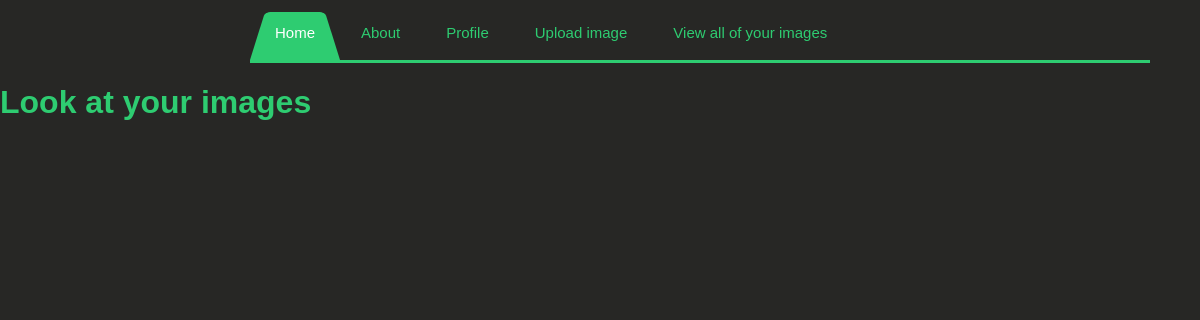
Page /list/ (signed in) on the earlier database version.
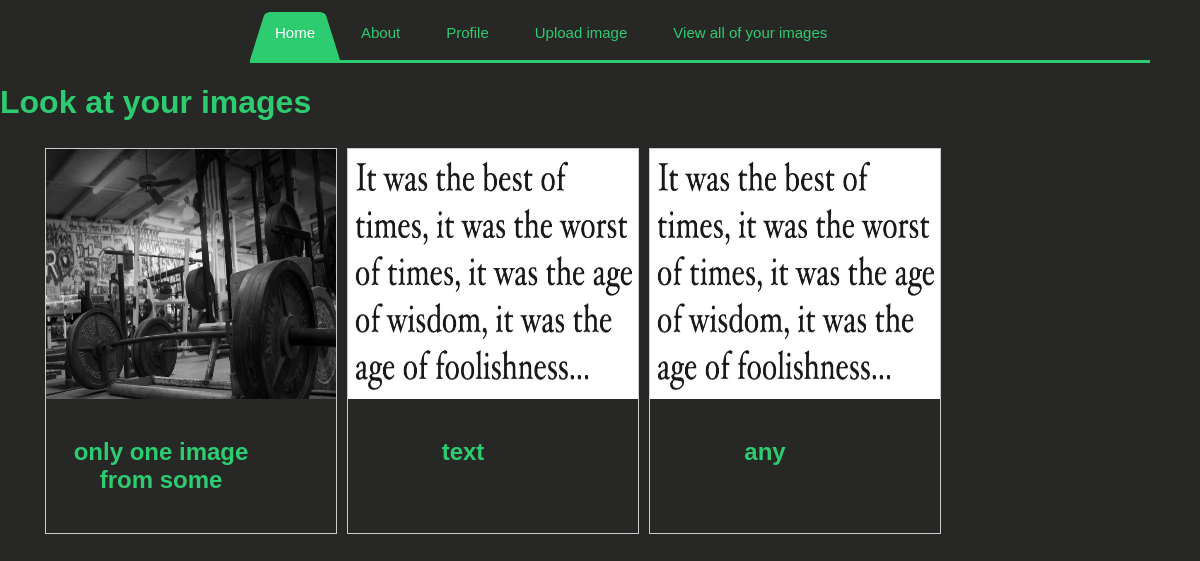
Same page on the later database version.
### ocr_app/models.py (models this page shows, shortened)
class Image_m(models.Model):
    name = models.CharField(max_length=100)
    cover = models.ImageField(upload_to='images/')
    current_user = models.ForeignKey(User,default=None)

### ocr_app/views.py (the view)
# urls.py: url(r'^list/$', views.list, name='list'),
def list(request):
    images = Image_m.objects.all().filter(current_user = request.user)
    return render(request, 'list_images.html', {'images':images})

### ocr_app/templates/list_images.html (shortened to what this page needs)
<!DOCTYPE html>
<html>
<head>
    <link rel="stylesheet" href="/static/css/main.css">
    <link rel="stylesheet" href="/static/css/list_image.css">
</head>
<body>
  {% include 'nav.html' %}
  <h1>Look at your images</h1>
  <ul>
    {% for image in images %}
      <div class="gallery">
        <a href="/current_image">
        <img src="{{ image.cover.url}}" alt="{{ image.name }}" width="500" height="500">
        </a>
        <div class="desc"><h2 id="current_image">{{ image.name }}</h2></div>
      </div>
    {% endfor %}
  </ul>
</body>
</html>

### ocr_app/templates/nav.html (shortened to what this page needs)
<!DOCTYPE html>
<html>
<head>
  <link rel="stylesheet" href="../static/css/navbar.css">
</head>
<body>
  <nav id='menu'>
    <ul>
      <li class='active'><a href="/">Home</a></li>
      <li><a href="/about">About</a></li>
      {% if user.is_authenticated %}
      <li><a href="/profile">Profile</a></li>
      <li><a href="/upload">Upload image</a></li>
      <li><a href="/list">View all of your images</a></li>
      {% endif %}
    </ul>
  </nav>
</body>
</html>

### ocr_app/static/css/main.css (style rules this page uses)
body { margin: 0; padding: 0; font-family: sans-serif; background: #272725; }
h2 { color: #2ecc71; }
h1 { color: #2ecc71; }

### ocr_app/static/css/list_image.css (style rules this page uses)
div.gallery { margin: 5px; border: 1px solid #ccc; float: left; width: 25%; }
div.gallery img { width: 100%; height: 250px; }
div.desc { padding: 15px; text-align:center; width: 200px; height: 100px; }
#current_image { width: auto; }

### ocr_app/static/css/navbar.css (style rules this page uses)
#menu, #menu ul, #menu ul li, #menu ul li a { margin: 0; padding: 0; border: 0; list-style: none; line-height: 2; display: block; position: relative; -webkit-box-sizing: border-box; -moz-box-sizing: border-box; box-sizing: border-box; }
#menu:after, #menu > ul:after { content: "."; display: block; clear: both; visibility: hidden; line-height: 0; height: 0; }
#menu { width: auto; border-bottom: 3px solid #2ecc71; font-family: Raleway, sans-serif; line-height: 1; width:900px; margin-left:250px; }
#menu ul { background: transparent; }
#menu > ul > li { float: left; }
#menu > ul > li > a { z-index: 2; padding: 18px 25px 12px 25px; font-size: 15px; font-weight: 400; text-decoration: none; color: #2ecc71; -webkit-transition: all .2s ease; -moz-transition: all .2s ease; -ms-transition: all .2s ease; -o-transition: all .2s ease; transition: all .2s ease; margin-right: -4px; }
#menu > ul > li.active > a, #menu > ul > li:hover > a, #menu > ul > li > a:hover { color: #ffffff; }
#menu > ul > li > a:after { position: absolute; left: 0; bottom: 0; right: 0; z-index: -1; width: 100%; height: 120%; border-top-left-radius: 8px; border-top-right-radius: 8px; content: ""; -webkit-transition: all .2s ease; -o-transition: all .2s ease; transition: all .2s ease; -webkit-transform: perspective(5px) rotateX(2deg); -webkit-transform-origin: bottom; -moz-transform: perspective(5px) rotateX(2deg); -moz-transform-origin: bottom; transform: perspective(5px) rotateX(2deg); transform-origin: bottom; }
#menu > ul > li.active > a:after, #menu > ul > li:hover > a:after, #menu > ul > li > a:hover:after { background: #2ecc71; }

Differences in the rows shown:
added Image_m: cover (picture), name "only one image from some"
added Image_m: cover (picture), name "text"
added Image_m: cover (picture), name "any"
